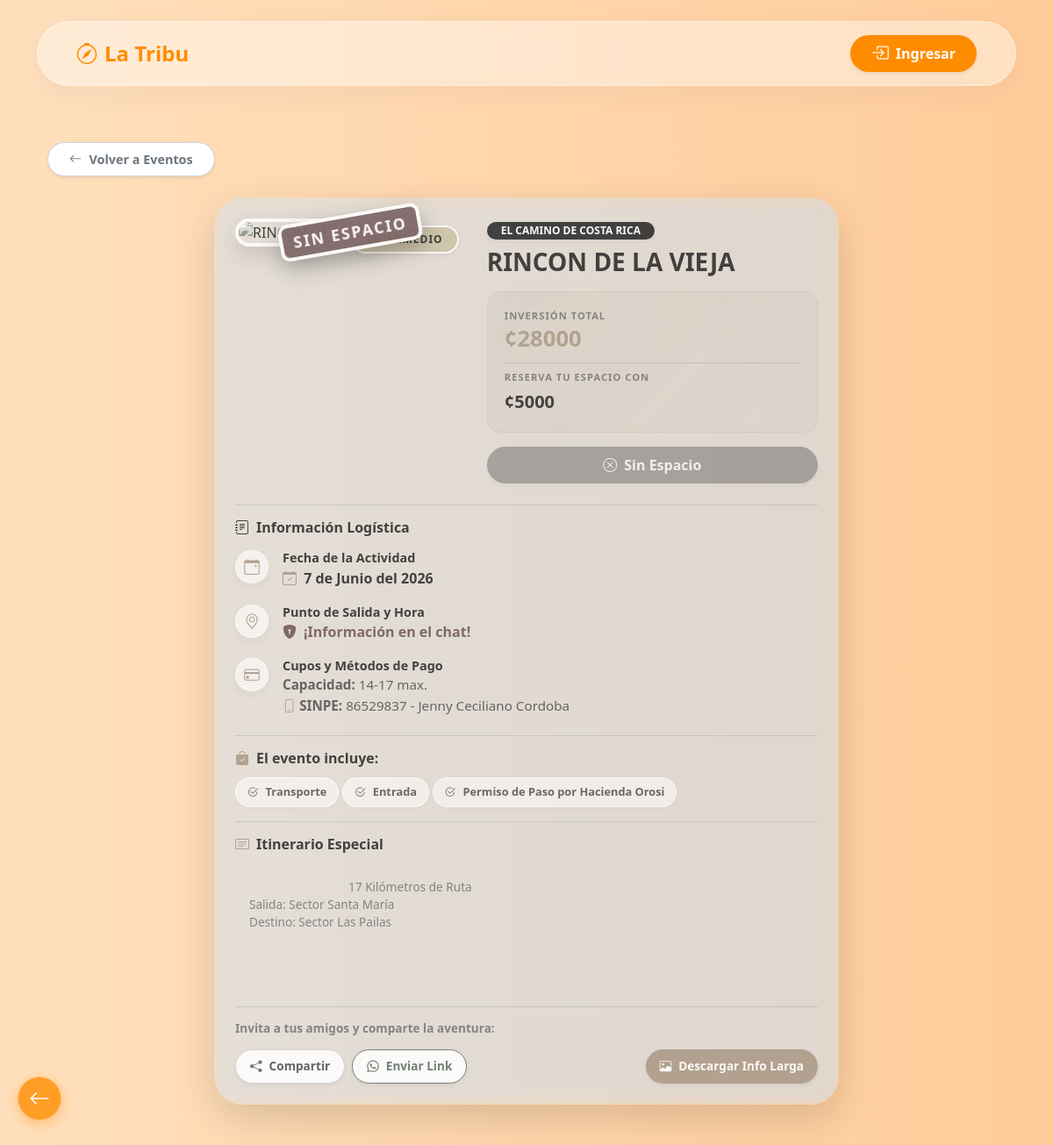
Before: /detalles_evento/8 with the older database file.
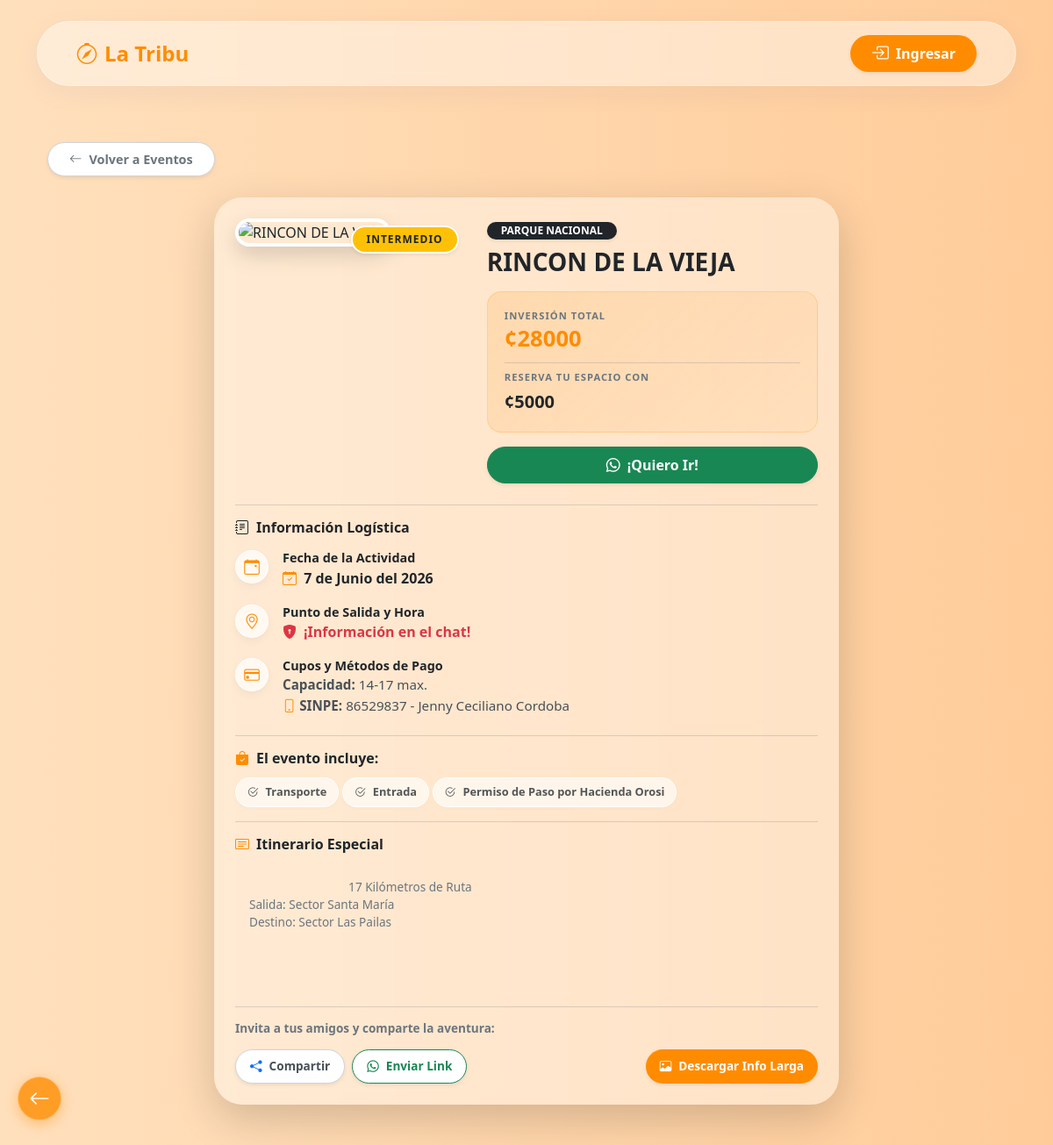
After: the same page with the newer database file.
### models.py (models this page shows)
class Event(db.Model):
    id = db.Column(db.Integer, primary_key=True)
    poster = db.Column(db.String(255))
    nombre_lugar = db.Column(db.String(200), nullable=False)
    dificultad = db.Column(db.String(50))
    actividad = db.Column(db.String(100))
    moneda = db.Column(db.String(5))
    precio = db.Column(db.Integer)
    reserva = db.Column(db.Integer)
    capacidad = db.Column(db.String(50))
    sinpe = db.Column(db.String(100))
    cuenta = db.Column(db.String(200))
    solo_chat = db.Column(db.Boolean, default=False)
    logistica_segura = db.Column(db.Boolean, default=False)
    is_sold_out = db.Column(db.Boolean, default=False)
    dias = db.Column(db.Integer, default=1)
    fecha_unica = db.Column(db.String(50))
    fecha_inicio = db.Column(db.String(50))
    fecha_regreso = db.Column(db.String(50))
    hora_salida = db.Column(db.String(50))
    lugar_salida = db.Column(db.String(200))
    puntos_recogida = db.Column(db.Text)
    itinerario = db.Column(db.Text)
    incluye = db.Column(db.Text)
    created_at = db.Column(db.DateTime, default=datetime.utcnow)

### routes.py (the view)
@bp.route('/detalles_evento/<int:event_id>')
def detalles_evento(event_id):
    evento = Event.query.get_or_404(event_id)
    return render_template('ver_evento.html', evento=evento)

### templates/ver_evento.html (shortened to what the changed rows need)
{% extends "base.html" %}
{% block content %}
{% set is_super = session.get('role') == 'Superusuario' %}
{% set is_logistica_segura = evento.lugar_salida and evento.lugar_salida.startswith('SEGURO_') %}
{% set is_private = evento.solo_chat or is_logistica_segura or evento.logistica_segura %}
{% set lugar_real = evento.lugar_salida|replace('SEGURO_', '') if is_logistica_segura else evento.lugar_salida %}
{% set is_sold_out = evento.is_sold_out or (evento.capacidad and evento.capacidad.startswith('AGOTADO')) %}
{% set is_super_user = session.get('role') == 'Superusuario' %}
{% if is_private and not is_super %}
    {% set dest_text = "📍 Info exclusiva en el Chat" %}
    {% set time_text = "⏰ Info exclusiva en el Chat" %}
{% else %}
    {% set dest_text = lugar_real or 'Por definir' %}
    {% set time_text = evento.hora_salida or 'Por definir' %}
{% endif %}
{% set precio_val = evento.precio | default(0, true) | int %}
{% set precio_mostrar = evento.moneda ~ precio_val if precio_val > 0 else 'PENDIENTE' %}
{% set meses_nombres = ["Enero", "Febrero", "Marzo", "Abril", "Mayo", "Junio", "Julio", "Agosto", "Septiembre", "Octubre", "Noviembre", "Diciembre"] %}
{% set fecha_str = evento.fecha_unica %}
{% set fecha_formateada = "Por definir" %}
{% if fecha_str %}
    {% set p = fecha_str.split('-') %}
    {% if p|length == 3 %}
        {% set fecha_formateada = p[2]|int ~ " de " ~ meses_nombres[p[1]|int - 1] ~ " del " ~ p[0] %}
    {% else %}
        {% set fecha_formateada = fecha_str %}
    {% endif %}
{% endif %}
{% set inicio_str = evento.fecha_inicio %}
{% set inicio_formateada = evento.fecha_inicio %}
{% if inicio_str %}
    {% set pi = inicio_str.split('-') %}
    {% if pi|length == 3 %}
        {% set inicio_formateada = pi[2]|int ~ " de " ~ meses_nombres[pi[1]|int - 1] ~ " del " ~ pi[0] %}
    {% endif %}
{% endif %}
{% set regreso_str = evento.fecha_regreso %}
{% set regreso_formateada = evento.fecha_regreso %}
{% if regreso_str %}
    {% set pr = regreso_str.split('-') %}
    {% if pr|length == 3 %}
        {% set regreso_formateada = pr[2]|int ~ " de " ~ meses_nombres[pr[1]|int - 1] ~ " del " ~ pr[0] %}
    {% endif %}
{% endif %}
{% set date_display = fecha_formateada if evento.dias == 1 else inicio_formateada ~ ' al ' ~ regreso_formateada %}
<div class="container animate__animated animate__fadeIn pb-5 pt-3">
    <div class="row justify-content-center">
        <div class="col-lg-12">
            <div class="row g-4 g-lg-5">
                <div class="col-12 {% if is_super_user %}col-lg-7{% else %}col-lg-8 mx-auto{% endif %}">
                    <div id="eventCardToExport" class="glass-panel rounded-5 p-4 p-md-4 mb-4 position-relative border-0 shadow-lg {{ 'sold-out-card' if is_sold_out else '' }}">
                        <div class="row g-4 mb-4">
                            <div class="col-12 col-md-5 d-flex flex-column align-items-center">
                                <div class="position-relative w-100" style="max-width: 320px;">
                                    {% if is_sold_out %}
                                        <div class="sold-out-overlay" style="font-size: 1.1rem; padding: 4px 12px;">SIN ESPACIO</div>
                                    {% endif %}
                                    {% set poster_url = url_for('static', filename='uploads/' + evento.poster) if evento.poster else url_for('static', filename='default.png') %}
                                    <img src="{{ poster_url }}" alt="{{ evento.nombre_lugar }}" class="event-poster border border-4 border-white">
                                    {% set badge_class = 'bg-success' %}
                                    {% if evento.dificultad in ['Intermedio'] %} {% set badge_class = 'bg-warning text-dark' %} {% endif %}
                                    {% if evento.dificultad in ['Dificil', 'Técnico', 'Avanzado'] %} {% set badge_class = 'bg-danger' %} {% endif %}
                                    <span class="position-absolute top-0 end-0 badge rounded-pill {{ badge_class }} m-2 border border-2 border-white shadow-sm badge-dificultad text-uppercase">
                                        {{ evento.dificultad }}
                                    </span>
                                </div>
                            </div>
                            <div class="col-12 col-md-7">
                                <span class="badge bg-dark rounded-pill px-3 py-1 mb-2 text-uppercase fw-bold shadow-sm" style="font-size: 0.75rem;">{{ evento.actividad }}</span>
                                <h1 class="fw-bold text-dark h3 mb-3 lh-sm">{{ evento.nombre_lugar }}</h1>
                                <div class="price-banner d-flex flex-column gap-2 mb-3">
                                    <div>
                                        <span class="text-uppercase text-secondary fw-bold d-block mb-1" style="font-size: 0.7rem; letter-spacing: 1px;">Inversión Total</span>
                                        <span class="fw-bold text-orange" style="font-size: 1.6rem; line-height: 1;">
                                            {% if precio_val > 0 %}{{ evento.moneda }}{{ evento.precio }}{% else %}PENDIENTE{% endif %}
                                        </span>
                                    </div>
                                    <div class="border-top border-secondary border-opacity-25 pt-2 mt-1">
                                        <span class="text-uppercase text-secondary fw-bold d-block mb-1" style="font-size: 0.7rem; letter-spacing: 1px;">Reserva tu espacio con</span>
                                        <span class="fw-bold text-dark fs-5">
                                            {% set r_val = evento.reserva|int if evento.reserva else 0 %}
                                            {% if r_val > 0 %}{{ evento.moneda }}{{ evento.reserva }}{% else %}PENDIENTE{% endif %}
                                        </span>
                                    </div>
                                </div>
                                {% if is_sold_out and not is_super_user %}
                                <button class="btn btn-secondary w-100 rounded-pill py-2 fw-bold shadow-sm fs-6 hide-on-export disabled">
                                    <i class="bi bi-x-circle me-2"></i>Sin Espacio
                                </button>
                                {% else %}
                                <button class="btn btn-success w-100 rounded-pill py-2 fw-bold shadow-sm fs-6 hide-on-export" onclick="reservarPorWhatsApp()">
                                    <i class="bi bi-whatsapp me-2"></i>¡Quiero Ir!
                                </button>
                                {% endif %}
                            </div>
                        </div>
                        <div class="detail-item">
                            <div class="detail-text">
                                <h6 class="fw-bold text-dark mb-1" style="font-size: 0.9rem;">Cupos y Métodos de Pago</h6>
                                <p class="mb-1"><strong>Capacidad:</strong> {{ evento.capacidad|replace('AGOTADO_', '') }} max.</p>
                                {% if evento.sinpe %}
                                    <p class="mb-1"><strong><i class="bi bi-phone text-orange me-1"></i>SINPE:</strong> {{ evento.sinpe }}</p>
                                {% endif %}
                            </div>
                        </div>
                        {% if evento.itinerario %}
                        <hr class="border-secondary opacity-25 my-3">
                        <div class="mb-3">
                            <h6 class="fw-bold text-dark mb-2"><i class="bi bi-card-text text-orange me-2"></i>Itinerario Especial</h6>
                            <div class="border-left border-4 border-orange ps-3 mt-2 text-secondary" style="white-space: pre-wrap; font-size: 0.85rem;">
                                {{ evento.itinerario }}
                            </div>
                        </div>
                        {% endif %}
                    </div>
                </div>
            </div>
        </div>
    </div>
</div>
    const precio = "{% set p_val = evento.precio|int if evento.precio else 0 %}{% if p_val > 0 %}{{ evento.moneda }}{{ evento.precio }}{% else %}PENDIENTE{% endif %}";
    const precio = "{% set p_val = evento.precio|int if evento.precio else 0 %}{% if p_val > 0 %}{{ evento.moneda }}{{ evento.precio }}{% else %}PENDIENTE{% endif %}";
{% endblock %}

Changed rows visible on the page:
changed Event "RINCON DE LA VIEJA": actividad "EL CAMINO DE COSTA RICA" → "PARQUE NACIONAL"
Other visible differences:
text no longer shown: "Sin Espacio"
text now shown: "¡Quiero Ir!"
